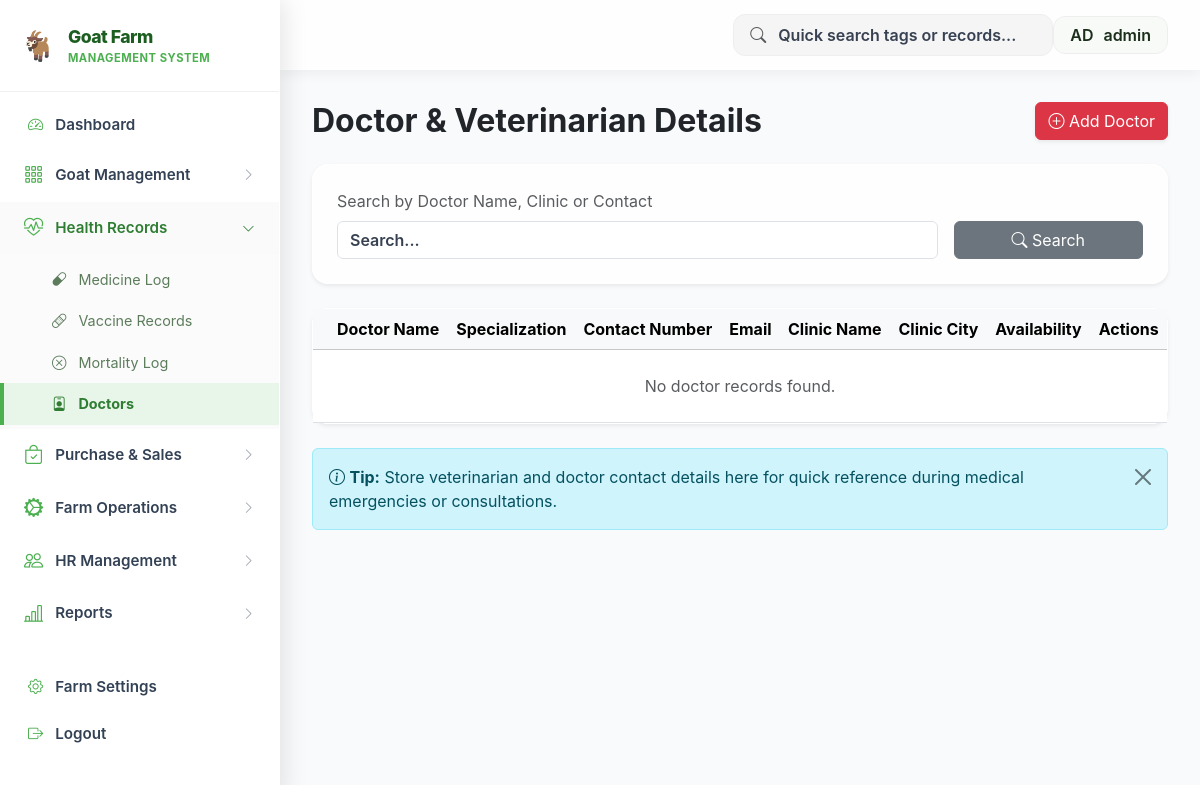
Before: /doctor (signed in) with the older database file.
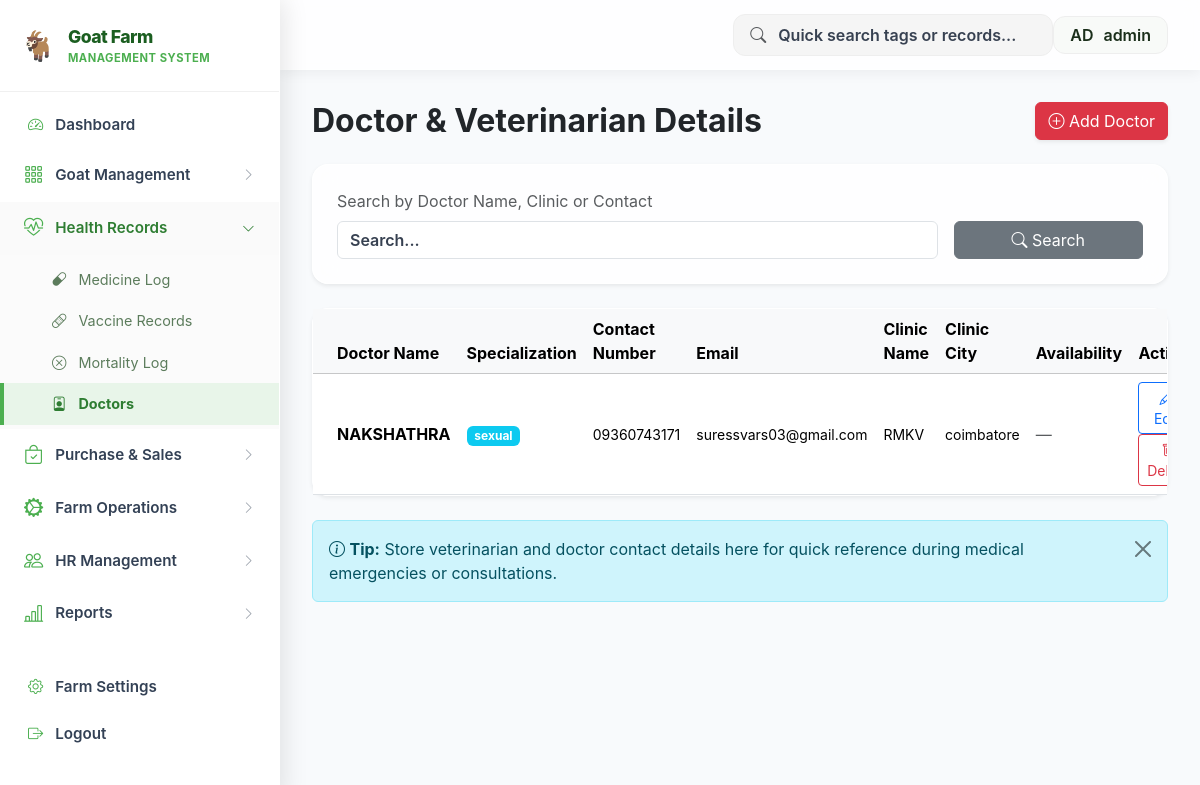
After: the same page with the newer database file.
### tables this page shows
CREATE TABLE doctor_details (
                id INTEGER PRIMARY KEY AUTOINCREMENT,
                doctor_name TEXT NOT NULL,
                specialization TEXT,
                contact_number TEXT,
                email TEXT,
                clinic_name TEXT,
                clinic_address TEXT,
                clinic_city TEXT,
                availability TEXT,
                registration_number TEXT,
                notes TEXT
            );

### Project_goatfarm.py (the view)
@app.route('/doctor')
def doctor():
    db = get_db()
    search = request.args.get('search', '')
    if search:
        records = db.execute('''SELECT * FROM doctor_details
                               WHERE doctor_name LIKE ? OR clinic_name LIKE ?
                               OR contact_number LIKE ? ORDER BY doctor_name ASC''',
             (f"%{search}%", f"%{search}%", f"%{search}%")).fetchall()
    else:
        records = db.execute('SELECT * FROM doctor_details ORDER BY doctor_name ASC').fetchall()
    return render_template('doctor.html', records=records)

### Project_goatfarm.py (called while the page is built)
def get_db():
    conn = sqlite3.connect(DB_FILE)
    conn.row_factory = sqlite3.Row
    return conn

@app.before_request
def require_login():
    allowed_routes = ['login', 'static', 'register', 'verify_otp', 'goats', 'goat_detail']
    if request.endpoint not in allowed_routes and 'user_id' not in session:
        return redirect(url_for('login'))

### templates/doctor.html (shortened to what the changed rows need)
{% extends 'layout.html' %}
{% block content %}
<div class="d-flex justify-content-between align-items-center mb-4">
    <h2 class="fw-bold text-dark mb-0"> Doctor & Veterinarian Details</h2>
</div>
<div class="card border-0 shadow-sm rounded-4">
    <div class="card-body p-0">
        <div class="table-responsive">
            <table class="table table-hover align-middle mb-0">
                <thead class="table-light">
                    <tr>
                        <th class="ps-4">Doctor Name</th>
                        <th>Specialization</th>
                        <th>Contact Number</th>
                        <th>Email</th>
                        <th>Clinic Name</th>
                        <th>Clinic City</th>
                        <th>Availability</th>
                        <th class="text-center">Actions</th>
                    </tr>
                </thead>
                <tbody>
                    {% for r in records %}
                    <tr>
                        <td class="ps-4"><strong>{{ r.doctor_name }}</strong></td>
                        <td>
                            {% if r.specialization %}
                                <span class="badge bg-info">{{ r.specialization }}</span>
                            {% else %}
                                <span class="text-muted">—</span>
                            {% endif %}
                        </td>
                        <td><small>{{ r.contact_number if r.contact_number else '—' }}</small></td>
                        <td><small>{{ r.email if r.email else '—' }}</small></td>
                        <td><small>{{ r.clinic_name if r.clinic_name else '—' }}</small></td>
                        <td><small>{{ r.clinic_city if r.clinic_city else '—' }}</small></td>
                        <td>
                            {% if r.availability %}
                                <small class="text-success">{{ r.availability }}</small>
                            {% else %}
                                <span class="text-muted">—</span>
                            {% endif %}
                        </td>
                        <td class="text-center">
                            <a href="{{ url_for('doctor_edit', id=r.id) }}" class="btn btn-sm btn-outline-primary me-1" title="Edit">
                                <i class="bi bi-pencil"></i> Edit
                            </a>
                            <form method="POST" action="{{ url_for('doctor_delete', id=r.id) }}" style="display:inline;">
                                <button type="submit" class="btn btn-sm btn-outline-danger" onclick="return confirm('Are you sure?')" title="Delete">
                                    <i class="bi bi-trash"></i> Delete
                                </button>
                            </form>
                        </td>
                    </tr>
                    {% else %}
                    <tr>
                        <td colspan="8" class="text-center py-4 text-muted">No doctor records found.</td>
                    </tr>
                    {% endfor %}
                </tbody>
            </table>
        </div>
    </div>
</div>
{% endblock %}

Changed rows visible on the page:
added doctor_details: doctor_name "NAKSHATHRA", specialization "sexual", contact_number "09360743171", email "suressvars03@gmail.com", clinic_name "RMKV", clinic_city "coimbatore"
Other visible differences:
text no longer shown: "No doctor records found."
